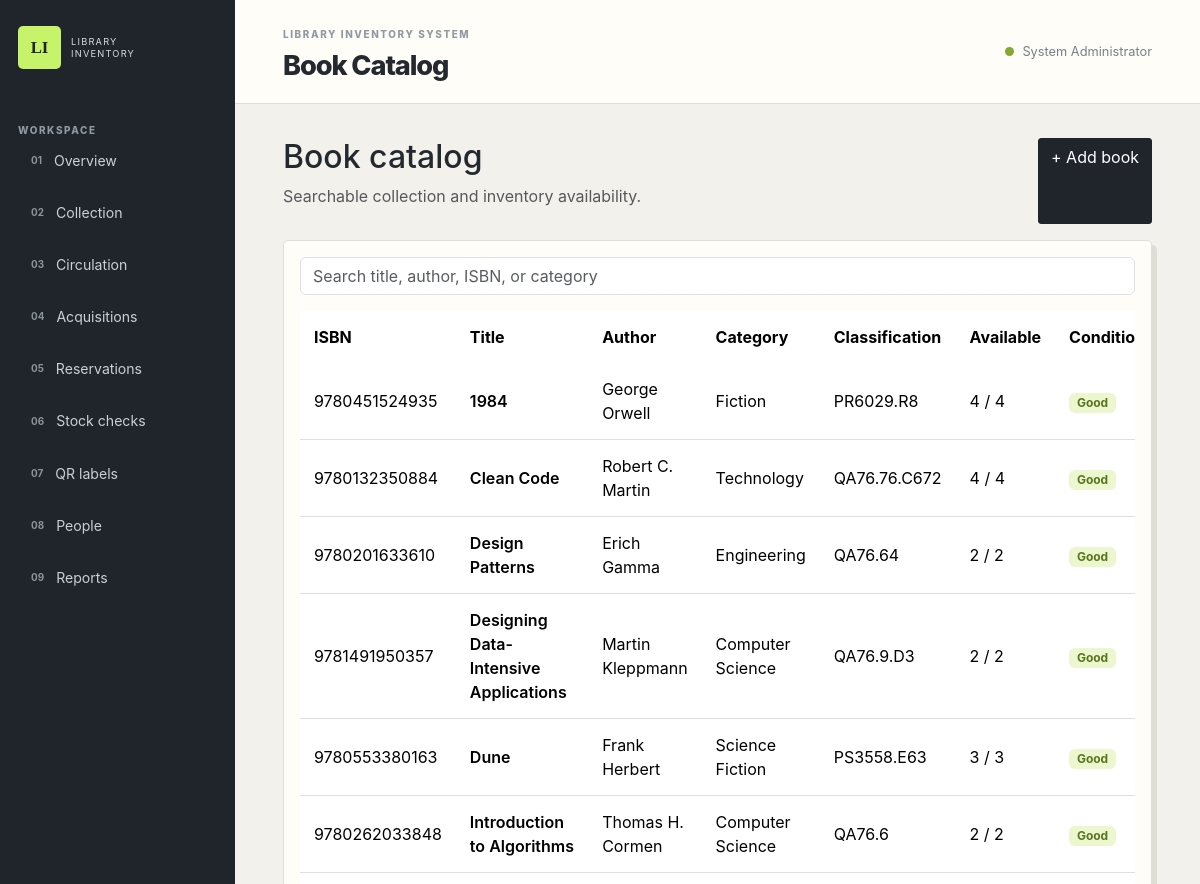
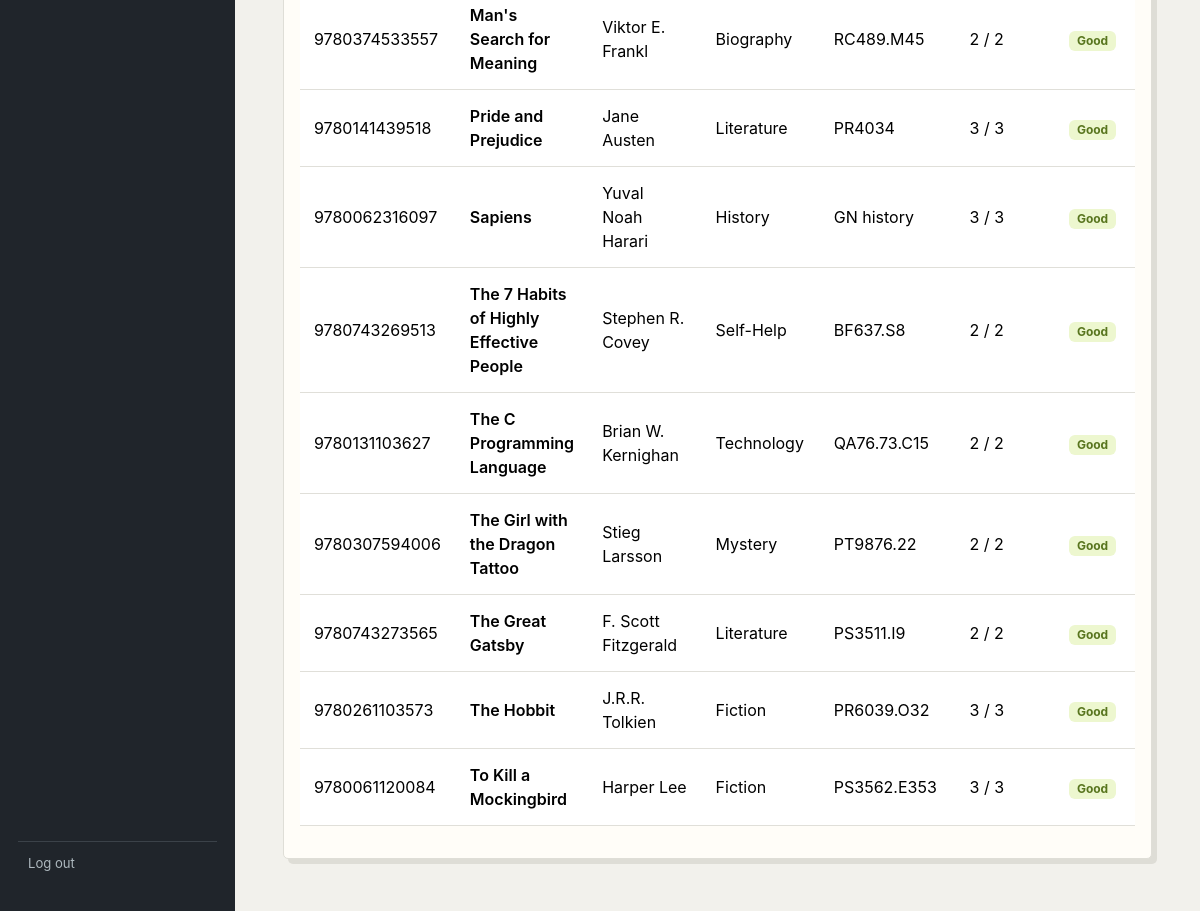
/?page=books (signed in), run on the app's committed database (2 pictures, top to bottom).
### tables this page shows
CREATE TABLE books(id INT UNSIGNED AUTO_INCREMENT PRIMARY KEY,isbn VARCHAR(40) NOT NULL UNIQUE,title VARCHAR(255) NOT NULL,author VARCHAR(180) NOT NULL,category_id INT UNSIGNED,quantity INT UNSIGNED NOT NULL DEFAULT 1,available_quantity INT UNSIGNED NOT NULL DEFAULT 1,classification VARCHAR(80),publisher VARCHAR(180),publication_year SMALLINT,acquired_at DATE,condition_status ENUM('good','fair','damaged','lost') NOT NULL DEFAULT 'good',description TEXT,created_at TIMESTAMP DEFAULT CURRENT_TIMESTAMP,updated_at TIMESTAMP DEFAULT CURRENT_TIMESTAMP ON UPDATE CURRENT_TIMESTAMP,INDEX idx_book_title(title),INDEX idx_book_author(author),CONSTRAINT fk_book_category FOREIGN KEY(category_id) REFERENCES categories(id) ON DELETE SET NULL);

CREATE TABLE categories(id INT UNSIGNED AUTO_INCREMENT PRIMARY KEY,name VARCHAR(120) NOT NULL UNIQUE,description TEXT);

### app/Controllers/BookController.php (called while the page is built, shortened)
<?php
final class BookController{private Book $m;public function __construct(){$this->m=new Book();}public function index():void{$books=$this->m->all();$title='Book Catalog';require BASE_PATH.'/app/Views/books/index.php';}public function create():void{Auth::requireRole(['administrator','librarian']);$categories=$this->m->categories();if($_SERVER['REQUEST_METHOD']==='POST'&&Security::validCsrf($_POST['_csrf']??null)){$this->m->create($_POST);Security::flash('success','Book added to inventory.');Security::redirect('books');}$title='Add Book';require BASE_PATH.'/app/Views/books/form.php';}public function delete():void{Auth::requireRole(['administrator','librarian']);if(!Security::validCsrf($_POST['_csrf']??null)){Security::flash('danger','Request expired.');Security::redirect('books');}$id=(int)$_POST['id'];$db=Database::connection();$checks=['checkouts','acquisitions','reservations','stock_checks'];foreach($checks as $table){try{$s=$db->prepare("SELECT COUNT(*) FROM `$table` WHERE book_id=?");$s->execute([$id]);if((int)$s->fetchColumn()>0){Security::flash('danger','This book cannot be deleted because it has related history.');Security::redirect('books');}}catch(\PDOException $e){}}$db->prepare('DELETE FROM books WHERE id=?')->execute([$id]);Security::flash('success','Book deleted.');Security::redirect('books');}}

### app/Core/Router.php (called while the page is built, shortened)
<?php
final class Router{public static function dispatch():void{$page=$_GET['page']??'dashboard';$action=$_GET['action']??'index';if($page==='login'){require BASE_PATH.'/app/Views/auth/login.php';return;}if($page==='logout'){Auth::logout();}Auth::requireLogin();$map=['dashboard'=>'DashboardController','books'=>'BookController','transactions'=>'TransactionController','users'=>'UserController','reports'=>'ReportController','acquisitions'=>'AcquisitionController','reservations'=>'ReservationController','stock'=>'StockController','barcodes'=>'BarcodeController'];$class=$map[$page]??'DashboardController';$file=BASE_PATH.'/app/Controllers/'.$class.'.php';if(is_file($file))require_once $file;$fq='App\\Controllers\\'.$class;$obj=new $fq();if(!method_exists($obj,$action))$action='index';$obj->$action();}}

### public/index.php (called while the page is built, shortened)
<?php
spl_autoload_register(function(string $class){if(str_starts_with($class,'App\\')){$f=BASE_PATH.'/app/'.str_replace('\\','/',substr($class,4)).'.php';if(is_file($f))require $f;}});
Router::dispatch();

### app/Core/Security.php (called while the page is built, shortened)
<?php
final class Security{public static function e(mixed $v):string{return htmlspecialchars((string)$v,ENT_QUOTES,'UTF-8');}}

### app/Core/Auth.php (called while the page is built, shortened)
<?php
final class Auth{public static function user():?array{return $_SESSION['user']??null;}}

### app/Core/Database.php (called while the page is built, shortened)
<?php
final class Database{private static ?PDO $db=null;public static function connection():PDO{if(self::$db)return self::$db;try{self::$db=new PDO('mysql:host='.DB_HOST.';dbname='.DB_NAME.';charset=utf8mb4',DB_USER,DB_PASS,[PDO::ATTR_ERRMODE=>PDO::ERRMODE_EXCEPTION,PDO::ATTR_DEFAULT_FETCH_MODE=>PDO::FETCH_ASSOC,PDO::ATTR_EMULATE_PREPARES=>false]);}catch(PDOException $e){http_response_code(503);exit('Database unavailable. Import library_inventory.sql and start MySQL.');}return self::$db;}}

### app/Models/Book.php (called while the page is built, shortened)
<?php
final class Book{public function all():array{return Database::connection()->query('SELECT b.*,c.name category FROM books b LEFT JOIN categories c ON c.id=b.category_id ORDER BY b.title')->fetchAll();}public function categories():array{return Database::connection()->query('SELECT * FROM categories ORDER BY name')->fetchAll();}public function create(array $d):void{$q=Database::connection()->prepare('INSERT INTO books(isbn,title,author,category_id,quantity,available_quantity,classification,publisher,publication_year,acquired_at,condition_status,description) VALUES(?,?,?,?,?,?,?,?,?,?,?,?)');$qty=max(1,(int)$d['quantity']);$q->execute([trim($d['isbn']),trim($d['title']),trim($d['author']),$d['category_id']?:null,$qty,$qty,$d['classification']??null,$d['publisher']??null,$d['publication_year']?:null,$d['acquired_at']?:null,$d['condition_status']??'good',$d['description']??null]);}}

### app/Views/books/index.php (the view)
<?php use App\Core\Security;require BASE_PATH.'/app/Views/layout/header.php';?><div class="d-flex justify-content-between mb-3"><div><h2>Book catalog</h2><p class="text-muted">Searchable collection and inventory availability.</p></div><a class="btn btn-pink" href="<?= BASE_URL ?>/?page=books&action=create">+ Add book</a></div><div class="card p-3"><input class="form-control mb-3" id="bookSearch" placeholder="Search title, author, ISBN, or category"><div class="table-responsive"><table class="table align-middle" id="bookTable"><thead><tr><th>ISBN</th><th>Title</th><th>Author</th><th>Category</th><th>Classification</th><th>Available</th><th>Condition</th><th>Action</th></tr></thead><tbody><?php foreach($books as $b):?><tr><td><?= Security::e($b['isbn']) ?></td><td class="fw-semibold"><?= Security::e($b['title']) ?></td><td><?= Security::e($b['author']) ?></td><td><?= Security::e($b['category']??'Unclassified') ?></td><td><?= Security::e($b['classification']??'—') ?></td><td><?= (int)$b['available_quantity'] ?> / <?= (int)$b['quantity'] ?></td><td><span class="badge badge-soft"><?= Security::e(ucfirst($b['condition_status'])) ?></span></td><td><form method="post" action="<?= BASE_URL ?>/?page=books&action=delete" onsubmit="return confirm('Delete this book?');"><input type="hidden" name="_csrf" value="<?= Security::csrf() ?>"><input type="hidden" name="id" value="<?= $b['id'] ?>"><button class="btn btn-sm btn-outline-danger">Delete</button></form></td></tr><?php endforeach;?></tbody></table></div></div><script>document.getElementById('bookSearch').addEventListener('input',e=>{const q=e.target.value.toLowerCase();document.querySelectorAll('#bookTable tbody tr').forEach(r=>r.hidden=!r.innerText.toLowerCase().includes(q));});</script><?php require BASE_PATH.'/app/Views/layout/footer.php';?>

### app/Views/layout/header.php
<?php use App\Core\Security;use App\Core\Auth;$flashes=Security::flashes();?><!doctype html><html lang="en"><head><meta charset="utf-8"><meta name="viewport" content="width=device-width,initial-scale=1"><title><?= Security::e($title??APP_NAME) ?> · <?= APP_NAME ?></title><link href="https://cdn.jsdelivr.net/npm/bootstrap@5.3.3/dist/css/bootstrap.min.css" rel="stylesheet"><link href="<?= BASE_URL ?>/assets/css/app.css?v=inventory3" rel="stylesheet"></head><body><div class="inventory-shell"><aside class="rail"><a class="rail-logo" href="<?= BASE_URL ?>/?page=dashboard"><span>LI</span><small>LIBRARY<br>INVENTORY</small></a><div class="rail-label">WORKSPACE</div><nav><a href="<?= BASE_URL ?>/?page=dashboard"><b>01</b>Overview</a><a href="<?= BASE_URL ?>/?page=books"><b>02</b>Collection</a><a href="<?= BASE_URL ?>/?page=transactions"><b>03</b>Circulation</a><a href="<?= BASE_URL ?>/?page=acquisitions"><b>04</b>Acquisitions</a><a href="<?= BASE_URL ?>/?page=reservations"><b>05</b>Reservations</a><a href="<?= BASE_URL ?>/?page=stock"><b>06</b>Stock checks</a><a href="<?= BASE_URL ?>/?page=barcodes"><b>07</b>QR labels</a><a href="<?= BASE_URL ?>/?page=users"><b>08</b>People</a><a href="<?= BASE_URL ?>/?page=reports"><b>09</b>Reports</a></nav><a class="rail-exit" href="<?= BASE_URL ?>/?page=logout">Log out</a></aside><main class="workspace"><header class="workspace-top"><div><span class="kicker">LIBRARY INVENTORY SYSTEM</span><h1><?= Security::e($title??'Dashboard') ?></h1></div><div class="profile"><span class="profile-dot"></span><?= Security::e(Auth::user()['name']??'') ?></div></header><section class="workspace-content"><?php foreach($flashes as [$type,$msg]):?><div class="alert alert-<?= Security::e($type) ?> alert-dismissible fade show"><?= Security::e($msg) ?><button class="btn-close" data-bs-dismiss="alert"></button></div><?php endforeach; ?>

### app/Views/layout/footer.php
</section></main></div><script src="https://cdn.jsdelivr.net/npm/bootstrap@5.3.3/dist/js/bootstrap.bundle.min.js"></script><script src="https://cdn.jsdelivr.net/npm/jsbarcode@3.11.6/dist/JsBarcode.all.min.js"></script></body></html>

### public/assets/css/app.css (style rules this page uses)
:root { --lime:#c7f36b;--lime-dark:#85a832;--graphite:#20252b;--graphite-2:#2b3138;--paper:#fffdf8;--canvas:#f2f1ec;--ink:#24292f;--muted:#778087 }
* { box-sizing:border-box }
body { margin:0;font-family:Inter,ui-sans-serif,system-ui,sans-serif;background:var(--canvas);color:var(--ink) }
.inventory-shell { min-height:100vh;display:flex }
.rail { width:235px;background:var(--graphite);color:#fff;min-height:100vh;padding:26px 18px;display:flex;flex-direction:column;flex-shrink:0 }
.rail-logo { display:flex;align-items:center;gap:10px;color:#fff;text-decoration:none;margin-bottom:54px }
.rail-logo span { width:43px;height:43px;background:var(--lime);color:var(--graphite);display:grid;place-items:center;font-weight:900;font-family:Georgia,serif;font-size:1.05rem;border-radius:5px }
.rail-logo small { font-size:.58rem;line-height:1.25;letter-spacing:.13em;color:#d4dbe0 }
.rail-label,.kicker { font-size:.62rem;letter-spacing:.16em;font-weight:800;color:#8f9aa2 }
.rail nav { display:grid;gap:7px }
.rail nav a { display:flex;gap:12px;align-items:center;color:#c9d0d5;text-decoration:none;padding:12px 10px;font-size:.88rem;border-left:3px solid transparent }
.rail nav b { font-size:.62rem;color:#89949b }
.rail-exit { margin-top:auto;color:#aeb9bf;text-decoration:none;font-size:.82rem;padding:12px 10px;border-top:1px solid #3b4249 }
.workspace { flex:1;min-width:0 }
.workspace-top { height:104px;background:var(--paper);border-bottom:1px solid #deddd6;padding:25px 4vw;display:flex;align-items:center;justify-content:space-between }
.workspace-top h1 { font-size:1.7rem;margin:6px 0 0;font-weight:800;letter-spacing:-.04em }
.profile { font-size:.8rem;color:var(--muted);display:flex;align-items:center;gap:8px }
.profile-dot { height:9px;width:9px;background:var(--lime-dark);border-radius:50% }
.workspace-content { padding:34px 4vw 52px;max-width:1450px }
.card { border:1px solid #dfded7;border-radius:5px;background:var(--paper);box-shadow:5px 5px 0 #deddd6 }
.btn-pink { background:var(--graphite);border-color:var(--graphite);color:#fff;border-radius:3px }
.table thead { background:var(--graphite);color:#fff }
.table thead th { border:0;padding:14px }
.table td { padding:14px;border-color:#e0dfd9 }
.badge-soft { background:#edf7cf;color:#58751e }

### data on the page
books: isbn "9780451524935", title "1984", author "George Orwell", category.name "Fiction", classification "PR6029.R8", available_quantity "4", quantity "4", condition_status "Good"
books: isbn "9780132350884", title "Clean Code", author "Robert C. Martin", category.name "Technology", classification "QA76.76.C672", available_quantity "4", quantity "4", condition_status "Good"
books: isbn "9780201633610", title "Design Patterns", author "Erich Gamma", category.name "Engineering", classification "QA76.64", available_quantity "2", quantity "2", condition_status "Good"
books: isbn "9781491950357", title "Designing Data-Intensive Applications", author "Martin Kleppmann", category.name "Computer Science", classification "QA76.9.D3", available_quantity "2", quantity "2", condition_status "Good"
books: isbn "9780553380163", title "Dune", author "Frank Herbert", category.name "Science Fiction", classification "PS3558.E63", available_quantity "3", quantity "3", condition_status "Good"
books: isbn "9780262033848", title "Introduction to Algorithms", author "Thomas H. Cormen", category.name "Computer Science", classification "QA76.6", available_quantity "2", quantity "2", condition_status "Good"
books: isbn "9780374533557", title "Man's Search for Meaning", author "Viktor E. Frankl", category.name "Biography", classification "RC489.M45", available_quantity "2", quantity "2", condition_status "Good"
books: isbn "9780141439518", title "Pride and Prejudice", author "Jane Austen", category.name "Literature", classification "PR4034", available_quantity "3", quantity "3", condition_status "Good"
books: isbn "9780062316097", title "Sapiens", author "Yuval Noah Harari", category.name "History", classification "GN history", available_quantity "3", quantity "3", condition_status "Good"
books: isbn "9780743269513", title "The 7 Habits of Highly Effective People", author "Stephen R. Covey", category.name "Self-Help", classification "BF637.S8", available_quantity "2", quantity "2", condition_status "Good"
books: isbn "9780131103627", title "The C Programming Language", author "Brian W. Kernighan", category.name "Technology", classification "QA76.73.C15", available_quantity "2", quantity "2", condition_status "Good"
books: isbn "9780307594006", title "The Girl with the Dragon Tattoo", author "Stieg Larsson", category.name "Mystery", classification "PT9876.22", available_quantity "2", quantity "2", condition_status "Good"
books: isbn "9780743273565", title "The Great Gatsby", author "F. Scott Fitzgerald", category.name "Literature", classification "PS3511.I9", available_quantity "2", quantity "2", condition_status "Good"
books: isbn "9780261103573", title "The Hobbit", author "J.R.R. Tolkien", category.name "Fiction", classification "PR6039.O32", available_quantity "3", quantity "3", condition_status "Good"
books: isbn "9780061120084", title "To Kill a Mockingbird", author "Harper Lee", category.name "Fiction", classification "PS3562.E353", available_quantity "3", quantity "3", condition_status "Good"

### other printed values
Security::e($title??'Dashboard') "Book Catalog"
Security::e(Auth::user()['name']??'') "System Administrator"
